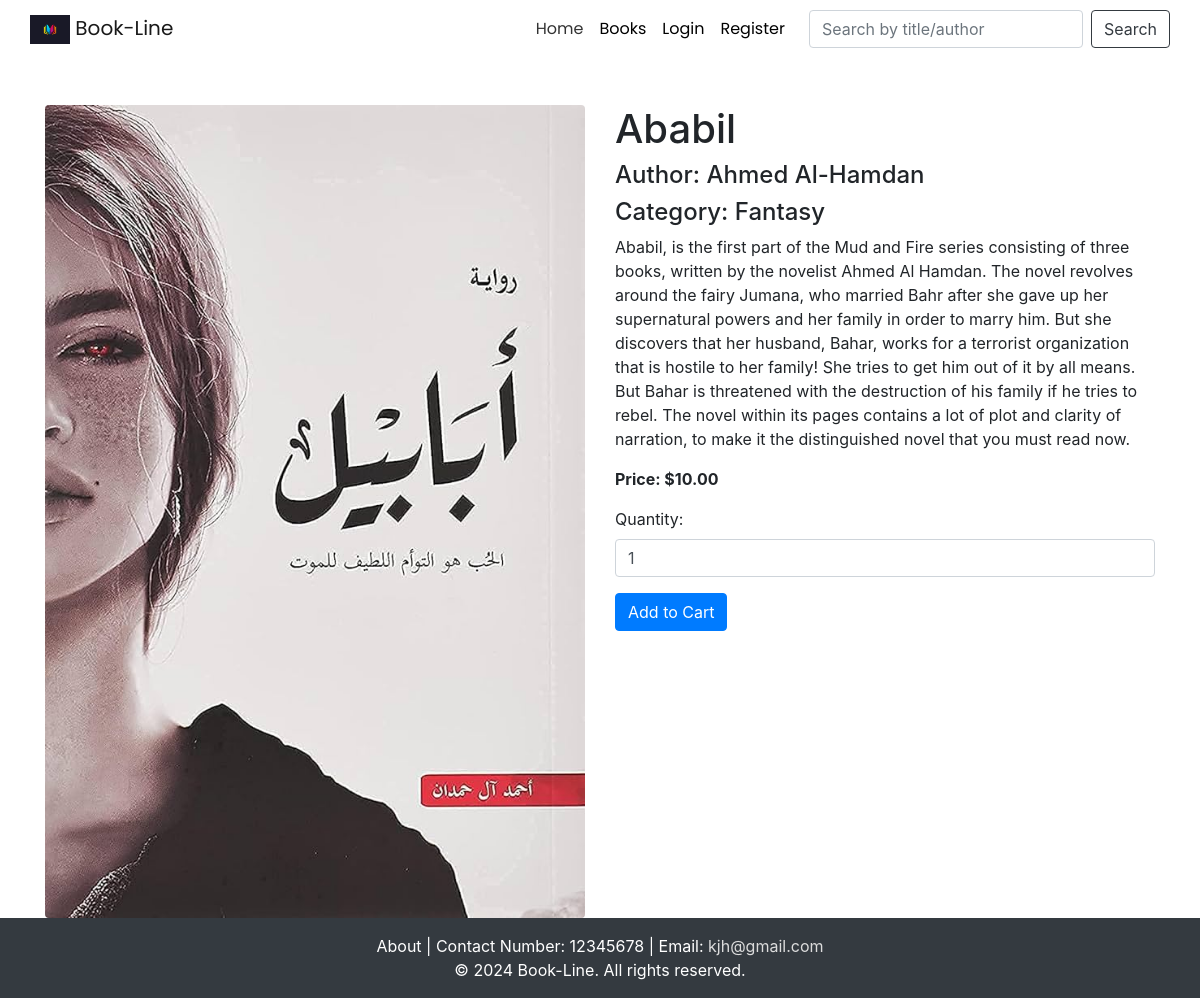
Page /book-details.php?book_id=7 on the committed database.
### tables this page shows
CREATE TABLE `books` (
  `book_id` int(11) NOT NULL,
  `title` varchar(255) NOT NULL,
  `author` varchar(255) NOT NULL,
  `category` varchar(255) NOT NULL,
  `price` decimal(10,2) NOT NULL,
  `image` varchar(255) NOT NULL,
  `description` text DEFAULT NULL,
  `is_featured` enum('yes','no') NOT NULL,
  `stock` int(11) NOT NULL
);

### book-details.php (the view, shortened to what this page needs)
<?php
include 'header.php';
include 'connection.php';
?>
<div class="container mt-5">
    <?php
    $book_id = isset($_GET['book_id']) ? intval($_GET['book_id']) : 0;
    $sql = "SELECT * FROM books WHERE book_id = ?";
    $stmt = $conn->prepare($sql);
    $stmt->bind_param("i", $book_id);
    $stmt->execute();
    $result = $stmt->get_result();
    if ($result->num_rows > 0) {
        $book = $result->fetch_assoc();
        $title = htmlspecialchars($book['title']);
        $author = htmlspecialchars($book['author']);
        $category = htmlspecialchars($book['category']);
        $description = htmlspecialchars($book['description']);
        $price = htmlspecialchars($book['price']);
        $image = htmlspecialchars($book['image']);
        ?>
        <div class="row">
            <div class="col-md-6">
                <img src="<?php echo $image; ?>" class="img-fluid rounded" alt="<?php echo $title; ?>">
            </div>
            <div class="col-md-6">
                <h1><?php echo $title; ?></h1>
                <h4>Author: <?php echo $author; ?></h4>
                <h4>Category: <?php echo $category; ?></h4>
                <p><?php echo $description; ?></p>
                <p><strong>Price: $<?php echo $price; ?></strong></p>
                <form action="book-details.php?book_id=<?php echo $book_id; ?>" method="post">
                    <div class="form-group">
                        <label for="quantity">Quantity:</label>
                        <input type="number" id="quantity" name="quantity" class="form-control" min="1" value="1">
                    </div>
                    <button type="submit" class="btn btn-primary">Add to Cart</button>
                </form>
            </div>
        </div>
        <?php
    } else {
        echo "<p class='text-center'>Book not found.</p>";
    }
    ?>
</div>
<?php include 'footer.php'; ?>

### header.php (style rules this page uses)
body, .navbar-brand, .nav-link { font-family: 'Poppins', sans-serif; }

### rows in the picture
books: image (picture), title "Ababil", author "Ahmed Al-Hamdan", category "Fantasy", description "Ababil, is the first part of the Mud and Fire series consisting of three books, written by the novelist Ahmed Al Hamdan. The novel revolves around the fairy Jumana, who married Bahr after she gave up her supernatural powers and her family in order to marry him. But she discovers that her husband, Bahar, works for a terrorist organization that is hostile to her family! She tries to get him out of it by all means. But Bahar is threatened with the destruction of his family if he tries to rebel. The novel within its pages contains a lot of plot and clarity of narration, to make it the distinguished novel that you must read now.", price "10.00"
